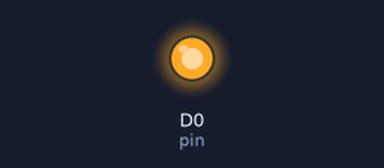
A sketch run on a simulated ESP8266 (NodeMCU). Shown: output pins drawn as LEDs (lit = HIGH). What the sketch prints to the serial monitor is not drawn.

Above: at 0.1 s.
Timing chart, 0 to 1.6 s (numbered marks = the images above):
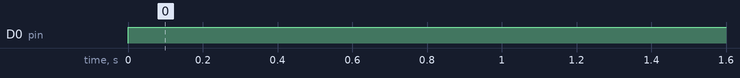

Measured:
- by itself, D0 (pin): LOW → HIGH at 0.00 s

The sketch:

Condernsor-Num-20240304.ino
```cpp
auto pin = D0;

void setup() {
  Serial.begin(115200);
  Serial.println("Kicker Power Test 2025-03-04");
  pinMode(pin, OUTPUT);
}

void loop() {
  Serial.println("kick!");
  digitalWrite(pin, HIGH);
  // delay(60);
  // digitalWrite(pin, LOW);
  // delay(1000);
}
```
